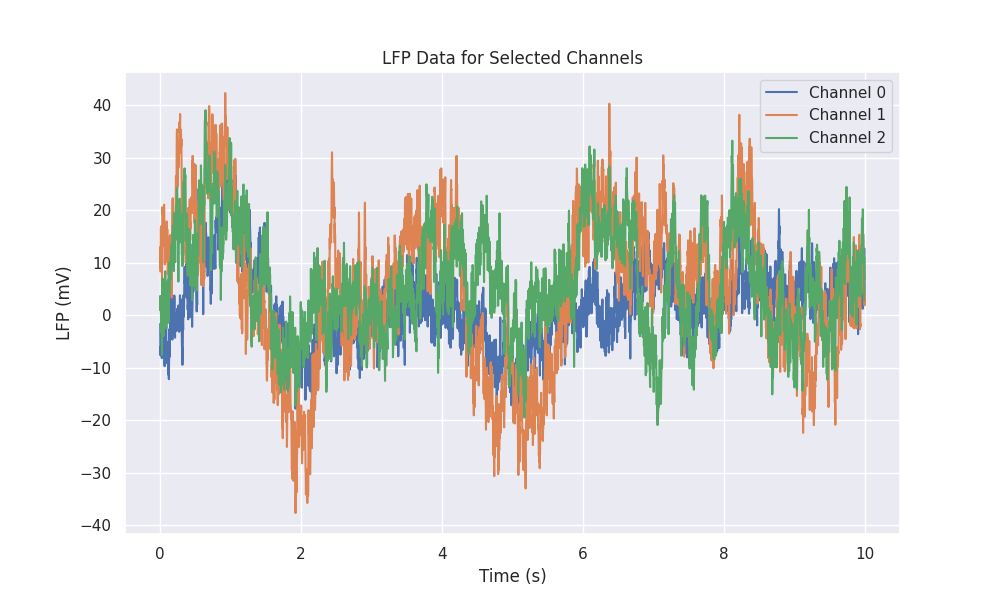

The Python source for this figure:
import pynwb
import lindi
import matplotlib.pyplot as plt
import numpy as np
import seaborn as sns
sns.set_theme()

# Load the NWB file
f = lindi.LindiH5pyFile.from_lindi_file("https://lindi.neurosift.org/dandi/dandisets/000673/assets/65a7e913-45c7-48db-bf19-b9f5e910110a/nwb.lindi.json")
nwb = pynwb.NWBHDF5IO(file=f, mode='r').read()

# Get the LFP data
LFPs = nwb.acquisition["LFPs"]
lfp_data = LFPs.data
electrodes = LFPs.electrodes

# Select a few channels to plot
channel_ids = [0, 1, 2]

# Select a time window to plot (first 10 seconds)
start_time = 0
end_time = 10
start_index = int(start_time * LFPs.rate)
end_index = int(end_time * LFPs.rate)

# Generate timestamps if they don't exist
if LFPs.timestamps is None:
    timestamps = np.arange(LFPs.starting_time, LFPs.starting_time + lfp_data.shape[0] / LFPs.rate, 1 / LFPs.rate)
else:
    timestamps = LFPs.timestamps[:]

# Plot the LFP data for each channel
plt.figure(figsize=(10, 6))
for channel_id in channel_ids:
    channel_index = np.where(electrodes["id"].data[:] == channel_id)[0][0]
    plt.plot(timestamps[start_index:end_index], lfp_data[start_index:end_index, channel_index], label=f"Channel {channel_id}")

plt.xlabel("Time (s)")
plt.ylabel("LFP (mV)")
plt.title("LFP Data for Selected Channels")
plt.legend()
plt.savefig("tmp_scripts/lfp_plot.png")
print("LFP plot saved to tmp_scripts/lfp_plot.png")

# Display channel locations
print("Channel Locations:")
for channel_id in channel_ids:
    channel_index = np.where(electrodes["id"].data[:] == channel_id)[0][0]
    x = electrodes["x"].data[channel_index]
    y = electrodes["y"].data[channel_index]
    z = electrodes["z"].data[channel_index]
    location = electrodes["location"].data[channel_index]
    print(f"Channel {channel_id}: x={x}, y={y}, z={z}, location={location}")

print("Done!")